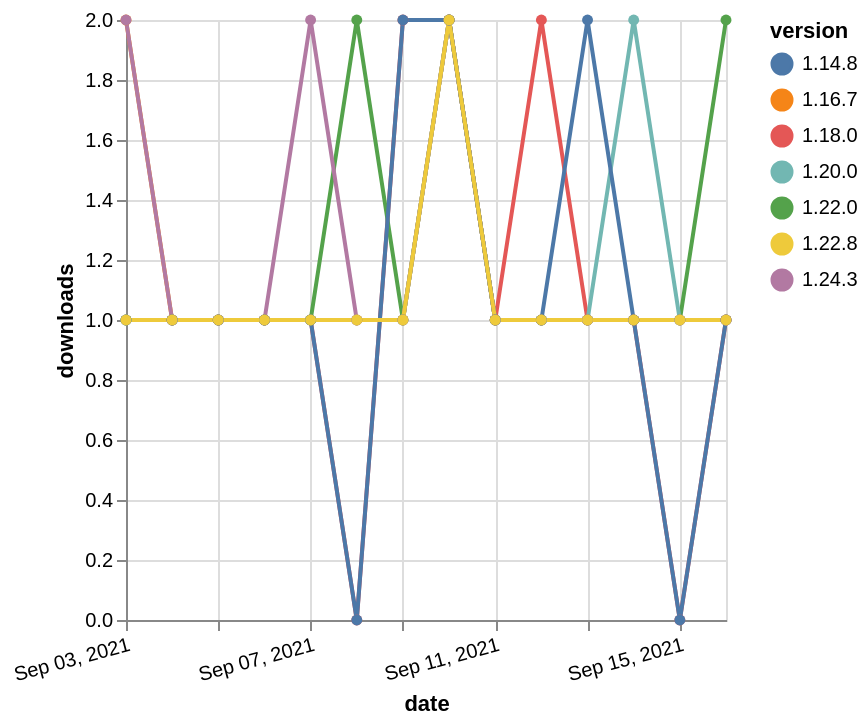

The specification (Vega-Lite) saved for this image:
### Vega-Lite specification from a JSON file in a GitHub repository (floating-point values rounded to 4 significant figures)
{"$schema": "https://vega.github.io/schema/vega-lite/v5.json", "description": "A simple bar chart with embedded data.", "data": {"values": [{"date": "2021-09-03", "total": 206, "delta": 2, "version": "1.16.7"}, {"date": "2021-09-04", "total": 207, "delta": 1, "version": "1.16.7"}, {"date": "2021-09-05", "total": 208, "delta": 1, "version": "1.16.7"}, {"date": "2021-09-06", "total": 209, "delta": 1, "version": "1.16.7"}, {"date": "2021-09-07", "total": 210, "delta": 1, "version": "1.16.7"}, {"date": "2021-09-08", "total": 211, "delta": 1, "version": "1.16.7"}, {"date": "2021-09-09", "total": 212, "delta": 1, "version": "1.16.7"}, {"date": "2021-09-10", "total": 214, "delta": 2, "version": "1.16.7"}, {"date": "2021-09-11", "total": 215, "delta": 1, "version": "1.16.7"}, {"date": "2021-09-12", "total": 216, "delta": 1, "version": "1.16.7"}, {"date": "2021-09-13", "total": 217, "delta": 1, "version": "1.16.7"}, {"date": "2021-09-14", "total": 218, "delta": 1, "version": "1.16.7"}, {"date": "2021-09-15", "total": 219, "delta": 1, "version": "1.16.7"}, {"date": "2021-09-16", "total": 220, "delta": 1, "version": "1.16.7"}, {"date": "2021-09-03", "total": 210, "delta": 1, "version": "1.18.0"}, {"date": "2021-09-04", "total": 211, "delta": 1, "version": "1.18.0"}, {"date": "2021-09-05", "total": 212, "delta": 1, "version": "1.18.0"}, {"date": "2021-09-06", "total": 213, "delta": 1, "version": "1.18.0"}, {"date": "2021-09-07", "total": 214, "delta": 1, "version": "1.18.0"}, {"date": "2021-09-08", "total": 214, "delta": 0, "version": "1.18.0"}, {"date": "2021-09-09", "total": 216, "delta": 2, "version": "1.18.0"}, {"date": "2021-09-10", "total": 218, "delta": 2, "version": "1.18.0"}, {"date": "2021-09-11", "total": 219, "delta": 1, "version": "1.18.0"}, {"date": "2021-09-12", "total": 221, "delta": 2, "version": "1.18.0"}, {"date": "2021-09-13", "total": 222, "delta": 1, "version": "1.18.0"}, {"date": "2021-09-14", "total": 223, "delta": 1, "version": "1.18.0"}, {"date": "2021-09-15", "total": 223, "delta": 0, "version": "1.18.0"}, {"date": "2021-09-16", "total": 224, "delta": 1, "version": "1.18.0"}, {"date": "2021-09-03", "total": 158, "delta": 1, "version": "1.22.0"}, {"date": "2021-09-04", "total": 159, "delta": 1, "version": "1.22.0"}, {"date": "2021-09-05", "total": 160, "delta": 1, "version": "1.22.0"}, {"date": "2021-09-06", "total": 161, "delta": 1, "version": "1.22.0"}, {"date": "2021-09-07", "total": 162, "delta": 1, "version": "1.22.0"}, {"date": "2021-09-08", "total": 164, "delta": 2, "version": "1.22.0"}, {"date": "2021-09-09", "total": 165, "delta": 1, "version": "1.22.0"}, {"date": "2021-09-10", "total": 167, "delta": 2, "version": "1.22.0"}, {"date": "2021-09-11", "total": 168, "delta": 1, "version": "1.22.0"}, {"date": "2021-09-12", "total": 169, "delta": 1, "version": "1.22.0"}, {"date": "2021-09-13", "total": 170, "delta": 1, "version": "1.22.0"}, {"date": "2021-09-14", "total": 171, "delta": 1, "version": "1.22.0"}, {"date": "2021-09-15", "total": 172, "delta": 1, "version": "1.22.0"}, {"date": "2021-09-16", "total": 174, "delta": 2, "version": "1.22.0"}, {"date": "2021-09-03", "total": 177, "delta": 1, "version": "1.20.0"}, {"date": "2021-09-04", "total": 178, "delta": 1, "version": "1.20.0"}, {"date": "2021-09-05", "total": 179, "delta": 1, "version": "1.20.0"}, {"date": "2021-09-06", "total": 180, "delta": 1, "version": "1.20.0"}, {"date": "2021-09-07", "total": 181, "delta": 1, "version": "1.20.0"}, {"date": "2021-09-08", "total": 182, "delta": 1, "version": "1.20.0"}, {"date": "2021-09-09", "total": 183, "delta": 1, "version": "1.20.0"}, {"date": "2021-09-10", "total": 185, "delta": 2, "version": "1.20.0"}, {"date": "2021-09-11", "total": 186, "delta": 1, "version": "1.20.0"}, {"date": "2021-09-12", "total": 187, "delta": 1, "version": "1.20.0"}, {"date": "2021-09-13", "total": 188, "delta": 1, "version": "1.20.0"}, {"date": "2021-09-14", "total": 190, "delta": 2, "version": "1.20.0"}, {"date": "2021-09-15", "total": 191, "delta": 1, "version": "1.20.0"}, {"date": "2021-09-16", "total": 192, "delta": 1, "version": "1.20.0"}, {"date": "2021-09-03", "total": 121, "delta": 2, "version": "1.24.3"}, {"date": "2021-09-04", "total": 122, "delta": 1, "version": "1.24.3"}, {"date": "2021-09-05", "total": 123, "delta": 1, "version": "1.24.3"}, {"date": "2021-09-06", "total": 124, "delta": 1, "version": "1.24.3"}, {"date": "2021-09-07", "total": 126, "delta": 2, "version": "1.24.3"}, {"date": "2021-09-08", "total": 127, "delta": 1, "version": "1.24.3"}, {"date": "2021-09-09", "total": 128, "delta": 1, "version": "1.24.3"}, {"date": "2021-09-10", "total": 130, "delta": 2, "version": "1.24.3"}, {"date": "2021-09-11", "total": 131, "delta": 1, "version": "1.24.3"}, {"date": "2021-09-12", "total": 132, "delta": 1, "version": "1.24.3"}, {"date": "2021-09-13", "total": 133, "delta": 1, "version": "1.24.3"}, {"date": "2021-09-14", "total": 134, "delta": 1, "version": "1.24.3"}, {"date": "2021-09-15", "total": 135, "delta": 1, "version": "1.24.3"}, {"date": "2021-09-16", "total": 136, "delta": 1, "version": "1.24.3"}, {"date": "2021-09-03", "total": 267, "delta": 1, "version": "1.14.8"}, {"date": "2021-09-04", "total": 268, "delta": 1, "version": "1.14.8"}, {"date": "2021-09-05", "total": 269, "delta": 1, "version": "1.14.8"}, {"date": "2021-09-06", "total": 270, "delta": 1, "version": "1.14.8"}, {"date": "2021-09-07", "total": 271, "delta": 1, "version": "1.14.8"}, {"date": "2021-09-08", "total": 271, "delta": 0, "version": "1.14.8"}, {"date": "2021-09-09", "total": 273, "delta": 2, "version": "1.14.8"}, {"date": "2021-09-10", "total": 275, "delta": 2, "version": "1.14.8"}, {"date": "2021-09-11", "total": 276, "delta": 1, "version": "1.14.8"}, {"date": "2021-09-12", "total": 277, "delta": 1, "version": "1.14.8"}, {"date": "2021-09-13", "total": 279, "delta": 2, "version": "1.14.8"}, {"date": "2021-09-14", "total": 280, "delta": 1, "version": "1.14.8"}, {"date": "2021-09-15", "total": 280, "delta": 0, "version": "1.14.8"}, {"date": "2021-09-16", "total": 281, "delta": 1, "version": "1.14.8"}, {"date": "2021-09-03", "total": 140, "delta": 1, "version": "1.22.8"}, {"date": "2021-09-04", "total": 141, "delta": 1, "version": "1.22.8"}, {"date": "2021-09-05", "total": 142, "delta": 1, "version": "1.22.8"}, {"date": "2021-09-06", "total": 143, "delta": 1, "version": "1.22.8"}, {"date": "2021-09-07", "total": 144, "delta": 1, "version": "1.22.8"}, {"date": "2021-09-08", "total": 145, "delta": 1, "version": "1.22.8"}, {"date": "2021-09-09", "total": 146, "delta": 1, "version": "1.22.8"}, {"date": "2021-09-10", "total": 148, "delta": 2, "version": "1.22.8"}, {"date": "2021-09-11", "total": 149, "delta": 1, "version": "1.22.8"}, {"date": "2021-09-12", "total": 150, "delta": 1, "version": "1.22.8"}, {"date": "2021-09-13", "total": 151, "delta": 1, "version": "1.22.8"}, {"date": "2021-09-14", "total": 152, "delta": 1, "version": "1.22.8"}, {"date": "2021-09-15", "total": 153, "delta": 1, "version": "1.22.8"}, {"date": "2021-09-16", "total": 154, "delta": 1, "version": "1.22.8"}]}, "width": "container", "mark": {"type": "line", "point": {"filled": true}}, "encoding": {"x": {"field": "date", "type": "temporal", "timeUnit": "yearmonthdate", "title": "date", "axis": {"labelAngle": -15}}, "y": {"field": "delta", "type": "quantitative", "title": "downloads"}, "color": {"field": "version", "type": "nominal"}, "tooltip": {"field": "delta"}}}
